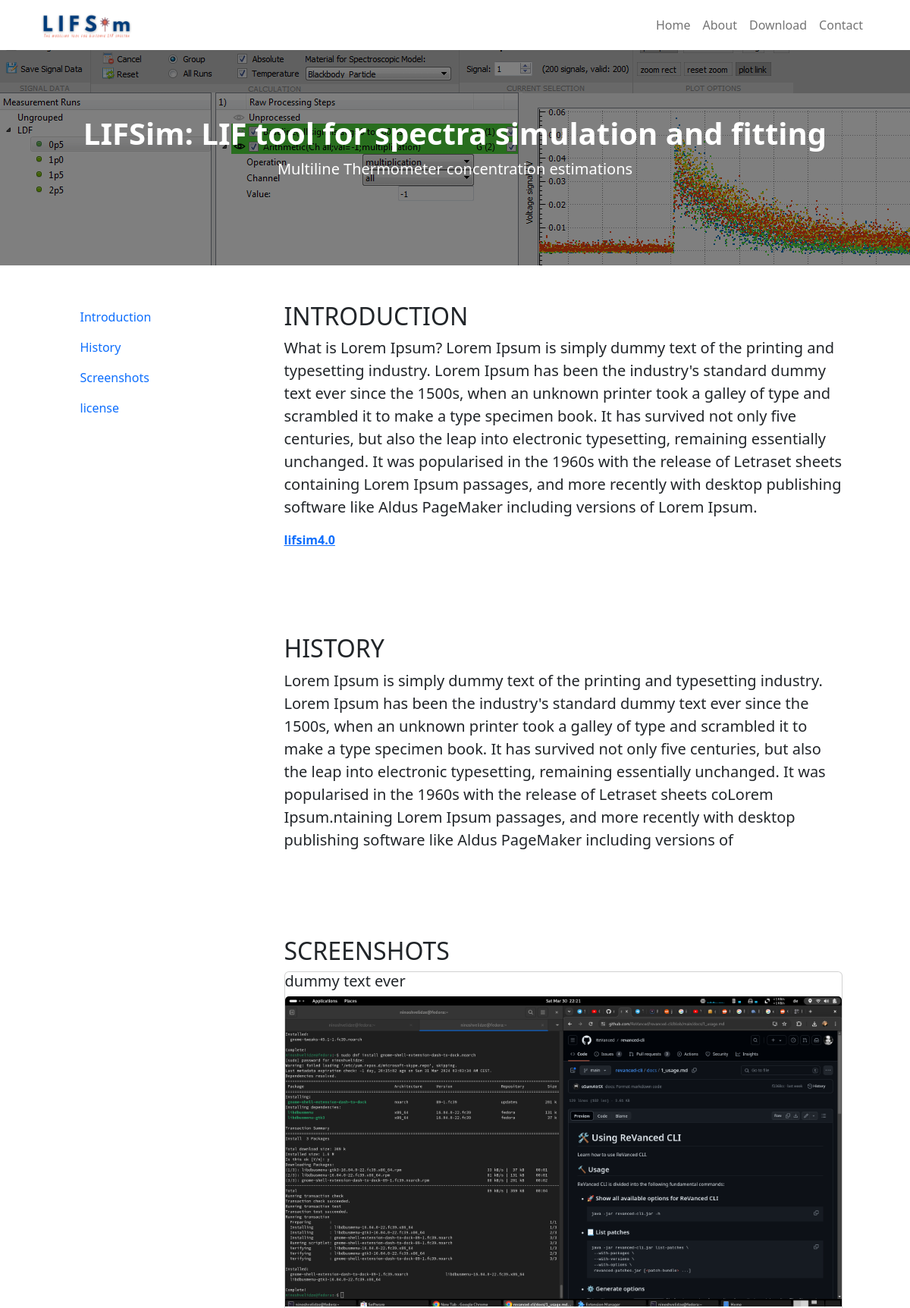
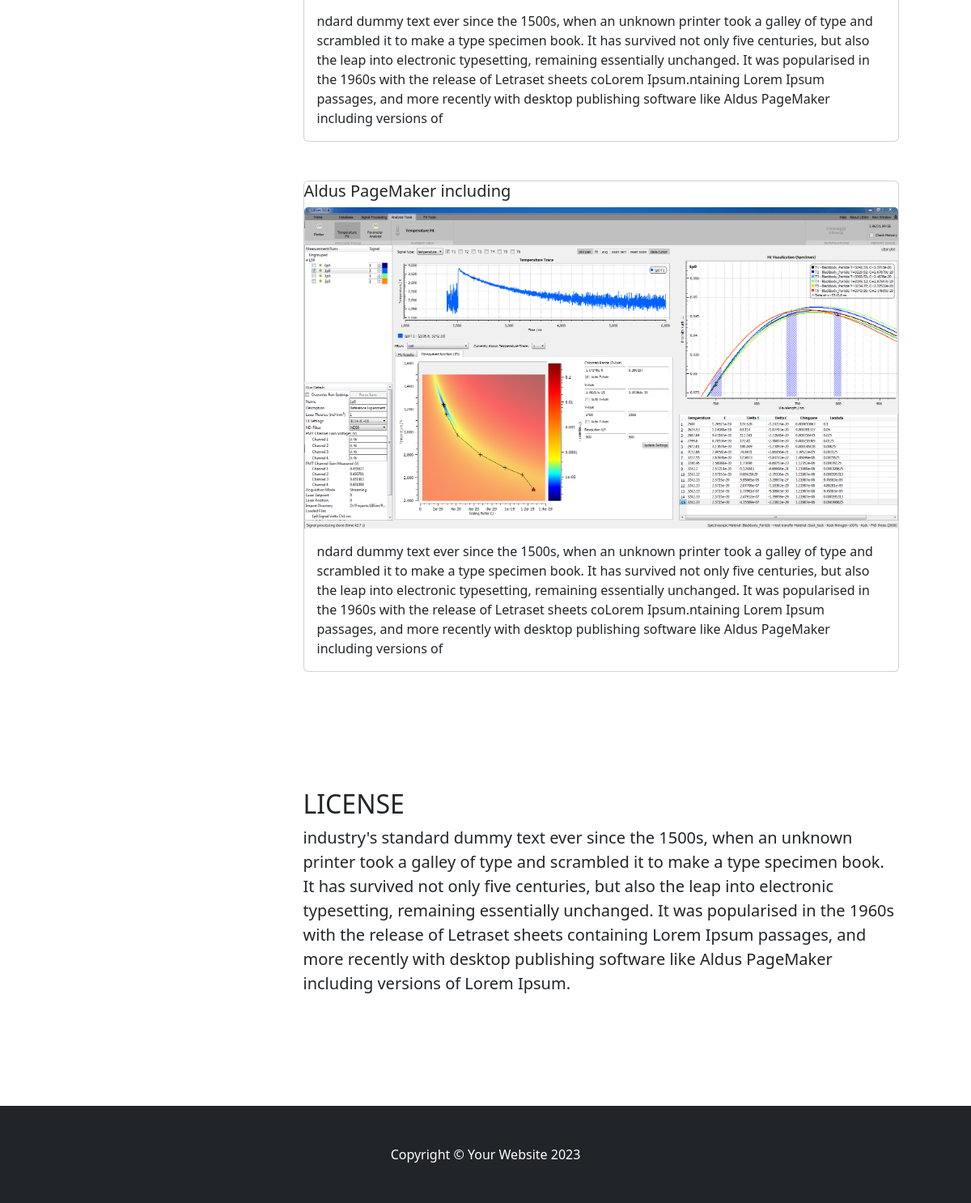
The page /about/ on the database its author committed (2 pictures, top to bottom).
### pages/models.py (models this page shows, shortened)
class About(models.Model):
    introduction = models.TextField()
    license = models.TextField(null=True, blank=True)
    screenshots = models.ManyToManyField('pages.Screenshots')
    history = models.TextField()
    pdf = models.FileField(upload_to='files/', null=True, blank=True)
    pdf_title = models.TextField(null=True, blank=True)
    class Meta:
        verbose_name = 'about'
        verbose_name_plural = 'abouts'

class Screenshots(models.Model):
    title = models.CharField(max_length=250)
    description = models.TextField()
    image = models.ImageField(upload_to='about/')
    class Meta:
        verbose_name = 'screenshot'
        verbose_name_plural = 'screenshots'

### pages/views.py (the view)
# urls.py: path("about/", AboutView.as_view(), name="about"),
class AboutView(generic.TemplateView):
    template_name = "home/about.html"
    def get_context_data(self, **kwargs):
        context = {
            'about': About.objects.first()
        }
        return context

### templates/home/about.html
 {% extends 'base.html' %}
{% block content %}
        <section id="introduction" style="padding-top: 3rem; padding-bottom: 3rem">
            <div class="container ">
                <div class="row justify-content-center">
                    <div class="col-lg-3">
                        <nav class="nav flex-column">
                      <a class="nav-link active" aria-current="page" href="#introduction">Introduction</a>
                      <a class="nav-link" href="#history">History</a>
                      <a class="nav-link" href="#screenshots">Screenshots</a>
                            <a class="nav-link" href="#license">license</a>
                        </nav>
                    </div>
                    <div class="col-lg-8">
                        <h2>INTRODUCTION</h2>
                        <p class="lead">{{ about.introduction|safe }}</p>
                        {% if about.pdf_title and about.pdf %}
                        <p><a href="{{ about.pdf.url }}" target="_blank"><strong>{{ about.pdf_title }} </strong></a></p>
                        {% endif %}
                    </div>
                </div>
            </div>
        </section>
        <section  id="history" style="padding-top: 3rem; padding-bottom: 3rem">
            <div class="container ">
                <div class="row  justify-content-center">
                    <div class="col-lg-3">
                    </div>
                    <div class="col-lg-8">
                        <h2>HISTORY</h2>
                        <p class="lead">{{ about.history }}</p>
                    </div>
                </div>
            </div>
        </section>
        <section  id="screenshots" style="padding-top: 3rem; padding-bottom: 3rem">
            <div class="container ">
                <div class="row  justify-content-center">
                    <div class="col-lg-3">
                    </div>
                    <div class="col-lg-8">
                        <h2>SCREENSHOTS</h2>
                       {% for screenshot in about.screenshots.all %}
                           <div class="card mb-5">
                           <h5 class="card-title">{{  screenshot.title }}</h5>
                        <img class="card-img-top" src="{{ screenshot.image.url }}" alt={{ screenshot.title }}>
                               <div class="card-body">
                            <p class="card-text">{{ screenshot.description}}</p>
        </div>
        </div>
                        {% endfor %}
                    </div>
                </div>
            </div>
        </section>
         <section  id="license" style="padding-top: 3rem; padding-bottom: 15rem !important;">
            <div class="container">
                <div class="row  justify-content-center">
                    <div class="col-lg-3">
                    </div>
                    <div class="col-lg-8">
                        <h2>LICENSE</h2>
                        <p class="lead">{{ about.license }}</p>
                    </div>
                </div>
            </div>
        </section>
{% endblock content %}

### rows shown on the page
About: introduction "What is Lorem Ipsum? Lorem Ipsum is simply dummy text of the printing and typesetting industry. Lorem Ipsum has been the industry's standard dummy text ever since the 1500s, when an unknown printer took a galley of type and scrambled it to make a type specimen book. It has survived not only five centuries, but also the leap into electronic typesetting, remaining essentially unchanged. It was popularised in the 1960s with the release of Letraset sheets containing Lorem Ipsum passages, and more recently with desktop publishing software like Aldus PageMaker including versions of Lorem Ipsum.", pdf_title "lifsim4.0", history "Lorem Ipsum is simply dummy text of the printing and typesetting industry. Lorem Ipsum has been the industry's standard dummy text ever since the 1500s, when an unknown printer took a galley of type and scrambled it to make a type specimen book. It has survived not only five centuries, but also the leap into electronic typesetting, remaining essentially unchanged. It was popularised in the 1960s with the release of Letraset sheets coLorem Ipsum.ntaining Lorem Ipsum passages, and more recently with desktop publishing software like Aldus PageMaker including versions of", license "industry's standard dummy text ever since the 1500s, when an unknown printer took a galley of type and scrambled it to make a type specimen book. It has survived not only five centuries, but also the leap into electronic typesetting, remaining essentially unchanged. It was popularised in the 1960s with the release of Letraset sheets containing Lorem Ipsum passages, and more recently with desktop publishing software like Aldus PageMaker including versions of Lorem Ipsum."
Screenshots: title "dummy text ever", image (picture), description "ndard dummy text ever since the 1500s, when an unknown printer took a galley of type and scrambled it to make a type specimen book. It has survived not only five centuries, but also the leap into electronic typesetting, remaining essentially unchanged. It was popularised in the 1960s with the release of Letraset sheets coLorem Ipsum.ntaining Lorem Ipsum passages, and more recently with desktop publishing software like Aldus PageMaker including versions of"
Screenshots: title "Aldus PageMaker including", image (picture), description "ndard dummy text ever since the 1500s, when an unknown printer took a galley of type and scrambled it to make a type specimen book. It has survived not only five centuries, but also the leap into electronic typesetting, remaining essentially unchanged. It was popularised in the 1960s with the release of Letraset sheets coLorem Ipsum.ntaining Lorem Ipsum passages, and more recently with desktop publishing software like Aldus PageMaker including versions of"
